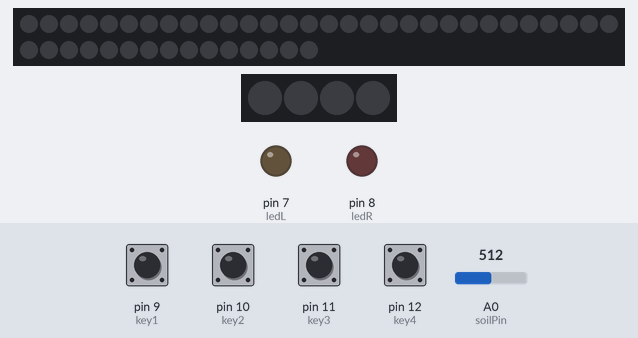
This sketch was run on a simulated Arduino Uno, built with avr-gcc and run on an emulated ATmega328P. On the bench: 45 RGB LEDs in strip order, left to right, continuing on the next row, 4 RGB LEDs in strip order, left to right, output pins drawn as LEDs (lit = HIGH). The test bench sets the inputs (shaded band); at power-on: pin 9 (key1), pin 10 (key2), pin 11 (key3), pin 12 (key4) HIGH, A0 (soilPin) = 512. Dim RGB values are drawn brighter than linear; the local clock reads 2024-03-15 10:24:30 at power-on unless the sketch sets it.

Above: at 1.2 s.
1.3 s: pin 10 (key2) pulled LOW for 0.15 s
At 2.1 s:
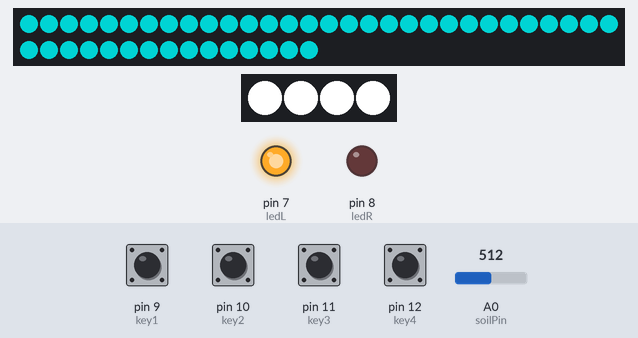
4.4 s: A0 (soilPin) set to 419
7.4 s: A0 (soilPin) set to 386
At 8.4 s:
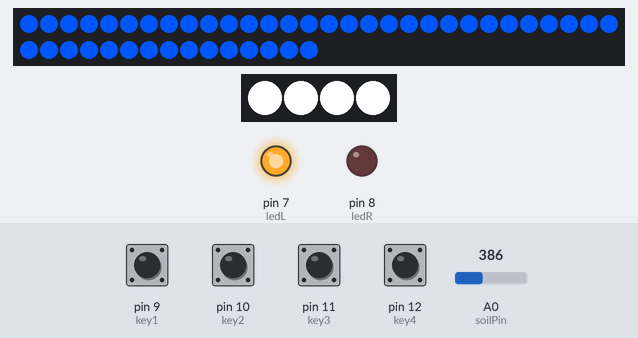
9.2 s: A0 (soilPin) set to 288
10.7 s: A0 (soilPin) set to 265
12.2 s: pin 11 (key3) pulled LOW for 0.15 s
At 12.6 s:
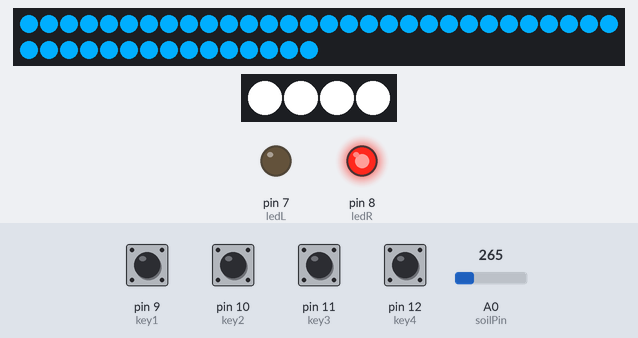
Timing chart, 0 to 14.8 s (numbered marks = the images above; inputs shaded):
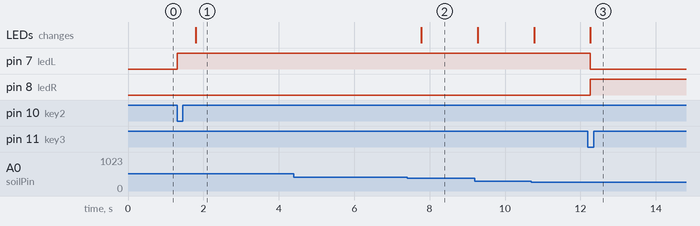

Measured:
- the behaviour switches between 401 and 400 on A0 (soilPin) (found by bisection; images 1 and 2)
- after the input at 1.3 s, pin 7 (ledL): LOW → HIGH at once; the LEDs: change after 0.49 s (image 1)
- after the input at 4.4 s, every drawn part: stays the same
- after the input at 7.4 s, the LEDs: change after 0.38 s (image 2)
- after the input at 12.2 s, pin 7 (ledL): HIGH → LOW after 0.06 s; pin 8 (ledR): LOW → HIGH after 0.06 s; the LEDs: change after 0.07 s (image 3)

The sketch:

Moisture_Sensor_Plant_Lamp.ino
```cpp
/* We use FastLED library for our project */
#include "FastLED.h"

/* A library we use to get the median of a set of values from the moisture sensor */
#include "RunningMedian.h"

/* We use RTClib library for the RTC clock module */
#include "RTCLib.h"
#include <Wire.h>

/* Keypad buttons definition.
 * We define all the keys in the keypad, we're using keys 1 and 4 for our prototype */
#define key1 9
#define key2 10
#define key3 11
#define key4 12

/* Define the color order of the LED strip used */
#define COLOR_ORDER GRB

/* Define the chipset of the LED strip used */
#define LED_TYPE WS2812B

/* Define the number of LEDs we need to illuminate in the circle */
#define NUM_LEDS 45

/* Define the number of LEDs we need to illuminate in the plant lamp */
#define NUM_LEDS_LAMP 4

/* Arrays for FastLed to address individual LEDs */
CRGB leds[NUM_LEDS];
CRGB leds_lamp[NUM_LEDS_LAMP];

/* Define the pin we use for the LED strip in the circle */
#define DATA_PIN 5

/* Define the pin we use for the LED strip in the plant lamp */
#define DATA_PIN 4

/* RTC Module
 * We store the time from the RTC module in a char */
RTC_DS3231 rtc;
char t[32]; //

/* We use an array that we fill with 10 moisture sensor values before we calculate the median of those values */
RunningMedian samples = RunningMedian(10);

/* We use these two white LEDs to incidate which plant setting is on
 * We define a variable keyval to store which of the two keys (1 or 4) has been pressed */
int keyval;
const int ledL = 7;
const int ledR = 8;

/* Declare a variable for the soil moisture sensor */
int soilPin = A0;

void setup()
{
  /* Starts the serial communication */
  Serial.begin(9600);

  /* Necessary code for the FastLED library */
  FastLED.addLeds<NEOPIXEL, 5>(leds, NUM_LEDS);
  FastLED.addLeds<NEOPIXEL, 4>(leds_lamp, NUM_LEDS_LAMP);

  rtc.begin();

  /* Setup for Keypad keys */
  pinMode(key1, INPUT_PULLUP);
  pinMode(key2, INPUT_PULLUP);
  pinMode(key3, INPUT_PULLUP);
  pinMode(key4, INPUT_PULLUP);

  /* Setup Setting LEDs as output */
  pinMode(ledL, OUTPUT);
  pinMode(ledR, OUTPUT);
}

void loop()
{

  int key1S = digitalRead(key1);
  int key2S = digitalRead(key2);
  int key3S = digitalRead(key3);
  int key4S = digitalRead(key4);

  /* if key 1 is pressed (which represents setting 1 on the prototype) then set keyval to 1
   * We have to check key2 because when we used the keypad we found that physically 1 is mapped to key2 */
  if (!key2S) {
     keyval = 1;
  }

 /* if key 4 is pressed (which represents setting 2 on the prototype) then set keyval to 4
  * We have to check key3 because when we used the keypad we found that physically 4 is mapped to key3 */
  if (!key3S) {
     keyval = 4;
  }

  /* We run the function loop2 from below here*/
  loop2();
}

void loop2() {

  /* define a variable that stores the values we get from the moisture sensor */
  long x = analogRead(soilPin);

  /* We get 10 values of x and add them to a "samples" array as defined by the RunningMedian library
   * j is a variable for counting to 10 */
  int j = 0;
  for (j = 0; j <= 10; j++)
  {
    samples.add(x);
  }

  /* Define a variable m whose value is equal to the median of 10 values stored in the "samples" array */
  float m = samples.getMedian();

  /* Define a variable z to store the hour value from the RTC Module */
  int z;

  /* SETTING 1 -------------------------------------------------------
   * Check if setting 1 is selected by checking the value of keyval */
  if (keyval == 1)
  {
    /* Turns on one LED to indicate setting 1 is selected */
    digitalWrite(ledR,LOW);
    digitalWrite(ledL, HIGH);

    /*PLANT LAMP operation according to setting 1 */
    /* Gets the current time from RTC Module */
    /* Sets z as the current hour */
    /* Turns the lamp on if the time is between 8am and 2pm */
    /* Turns the lamp off if it's after 2pm or before 8am */
    DateTime now = rtc.now();
    sprintf(t, "%02d", now.hour());
    z = now.hour();
    if (z >= 8 && z <= 14)
    {
       fill_solid (&(leds_lamp[0]), NUM_LEDS_LAMP, CRGB (255,255,255));
       FastLED.show();
    }
    else if (z>14 || z <8)
    {
       fill_solid (&(leds_lamp[0]), NUM_LEDS_LAMP, CRGB (0,0,0));
       FastLED.show();
    }

    /* CIRCLE LEDS operation according to setting 1 */
    /* UNDERWATERED
     * FadeRed is the function we use to get a fade-blinking red light
     * If the median moisture sensor value dips below 100,
       the LED strip blinks in red color to indicate the soil is dry */
    if (m < 100) {
        FadeRed();
        FastLED.show();
    }

    /* NORMAL WATERED
     * When the moisture sensor values are between 100 and 400,
       the circle LEDs glow in a changing shade of blue
     * The hue of the blue color depends on the value of m via
       the linear function to set RGB to (0,240 - (2*m/5),255))
     * When the value of m is 100 the color is Light blue RGB(0,200,255)
     * When the value of m is 400 the color is Dark blue RGB(0,80,255) */
    else if (m >= 100 && m <= 400)
    {
       fill_solid ( &(leds[0]), NUM_LEDS, CRGB (0,240 - (2*m/5),255));
       FastLED.show();
    }

    /* OVERWATERED
     * FadeBlue is the function we use to get a fade-blinking blue effect
     * If the median moisture sensor value exceeds 400,
       the LED strip blinks in blue color to indicate overwatering */
    else if (m > 400) {
       FadeBlue();
       FastLED.show();
    }

  }

  /* SETTING 2 -------------------------------------------------------
   * Check if setting 2 is selected by checking the value of keyval */
  if (keyval == 4) {

    /* Turns the other LED on to indicate setting 2 is selected */
    digitalWrite(ledR,HIGH);
    digitalWrite(ledL,LOW);

    /*PLANT LAMP operation according to setting 2 */
    /* Gets the current time from RTC Module */
    /* Sets z as the current hour */
    /* Turns the lamp on if the time is between 8am and 4pm */
    /* Turns the lamp off if it's after 4pm or before 8am */
    DateTime now = rtc.now();
    sprintf(t, "%02d", now.hour());
    z = now.hour();
    if (z >= 8 && z <= 16)
    {
       fill_solid (&(leds_lamp[0]), NUM_LEDS_LAMP, CRGB (255,255,255));
       FastLED.show();
    }
    else if (z > 14 || z < 8)
    {
       fill_solid (&(leds_lamp[0]), NUM_LEDS_LAMP, CRGB (0,0,0));
       FastLED.show();
    }

    /* CIRCLE LEDS operation according to setting 2 */
    /* UNDERWATERED
     * If the median moisture sensor value dips below 200,
       the LED strip blinks in red color to indicate the soil is dry */
    if (m < 200) {
        FadeRed();
        FastLED.show();
    }

    /* NORMAL WATERED
     * When the moisture sensor values are between 200 and 500,
       the circle LEDs glow in a changing shade of blue
     * The mapping is slightly different than in setting 1 as the m values range has changed
     * This time the linear function sets RGB to (0,280 - (2*m/5),255))*/
    else if (m >= 200 && m <= 500)
    {
       fill_solid ( &(leds[0]), NUM_LEDS, CRGB (0,280 - (2*m/5),255));
       FastLED.show();
    }

    /* OVERWATERED
     * FadeBlue is the function we use to get a fade-blinking blue effect
     * If the median moisture sensor value exceeds 500,
       the LED strip blinks in blue color to indicate overwatering */

    else if (m > 500)
    {
       FadeBlue();
       FastLED.show();
    }
  }

  /* A condition that zeroes the variable we use for the median after we get ten values of x.
   * This lets us calculate a fresh median for the next ten values */
  if (j=10)
  {
    m=0;
    delay(100);
  }
}

/*-------------------------------------------------------------*/

/* The function we call to make the LEDs fade-blink in Red color */
void FadeRed(){ // The function we call to make the LEDs blink in Red color
  for (int k =0; k<256; k++)
  {
    /* The fill_solid code lets us color all the Leds we've defined with NUM_LEDS simultaneously
     * An increasing value of k, divided by 3, determines the Red value in the RGB scheme, with Green and Blue set to 0.
     * This lets us get increasingly brighter shades of red*/
    fill_solid ( &(leds[0]), NUM_LEDS, CRGB (k/3,0,0));
    FastLED.show();
  }
  for (int k =256; k>=0; k=k-2)
  {
    /* Once k has reached its maximum value, we run a reverse cycle that decreases its value back to 0.
     * This is how we get increasingly darker shades of red and,
       combined with the cycle above, a fade - blinking effect */
    fill_solid ( &(leds[0]), NUM_LEDS, CRGB (k/3,0,0));
    FastLED.show();
  }
}

/* Same as the FadeRed function, but used to get shades of blinking blue color on the LED strip */
void FadeBlue(){
  for (int k =128; k<256; k++){
    fill_solid ( &(leds[0]), NUM_LEDS, CRGB (0,k,k));
    FastLED.show();
    }
  for (int k =255; k>=128; k=k-2){
    fill_solid ( &(leds[0]), NUM_LEDS, CRGB (0,k,k));
    FastLED.show();
    }
}
```
